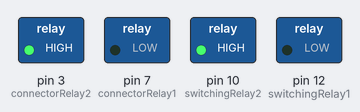
This sketch was run on a simulated Arduino Uno, built with avr-gcc and run on an emulated ATmega328P. Shown: switched loads named in the sketch (green lamp = pin HIGH).

Above: at 4.5 s.
At 7.5 s:
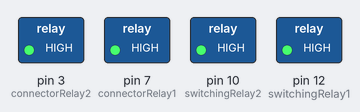
At 10.5 s:
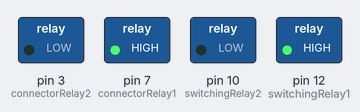
Timing chart, 0 to 14.7 s (numbered marks = the images above):
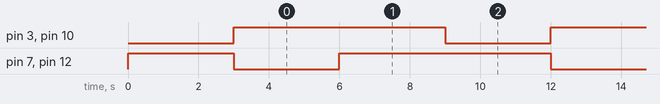

Measured:
- by itself, pin 3 (connectorRelay2), pin 7 (connectorRelay1), pin 10 (switchingRelay2), pin 12 (switchingRelay1): alternates HIGH for 6.0 s and LOW for 3.0 s
- by itself, everything shown: repeats every 9.0 s, in 3 steps

The sketch:

r.ino
```cpp
int numberOfBatteries = 3;

int connectorRelay1 = 7;
int connectorRelay2 = 3;

int switchingRelay1 = 12;
int switchingRelay2 = 10;

long oneHour = 3000;

int nextSetupIndex = 0;

void useBattery1And2(){
  digitalWrite(connectorRelay1, HIGH);
  digitalWrite(connectorRelay2, LOW);
  digitalWrite(switchingRelay1, HIGH);
  digitalWrite(switchingRelay2, LOW);
}

void useBattery2And3(){
  digitalWrite(connectorRelay1, LOW);
  digitalWrite(connectorRelay2, HIGH);
  digitalWrite(switchingRelay1, LOW);
  digitalWrite(switchingRelay2, HIGH);
}

void useBattery1And3(){
  digitalWrite(connectorRelay1, HIGH);
  digitalWrite(connectorRelay2, HIGH);
  digitalWrite(switchingRelay1, HIGH);
  digitalWrite(switchingRelay2, HIGH);
}

void selectAndSetBatterySetup(){
    if (nextSetupIndex == 0){
        useBattery1And2();
    } else if (nextSetupIndex == 1) {
        useBattery2And3();
    } else if (nextSetupIndex == 2) {
        useBattery1And3();
    }
    nextSetupIndex++;
    if (nextSetupIndex >= numberOfBatteries){
      nextSetupIndex = 0;
    }
    delay(oneHour);
}
void setup() {
  pinMode(connectorRelay1, OUTPUT);
  pinMode(connectorRelay2, OUTPUT);
  pinMode(switchingRelay1, OUTPUT);
  pinMode(switchingRelay2, OUTPUT);


  selectAndSetBatterySetup();
}

void loop(){
  selectAndSetBatterySetup();

}
```
